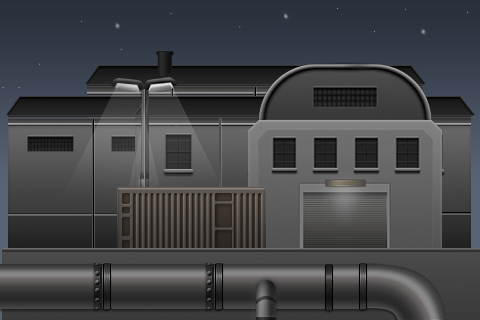

This is a level from a 2D game, rendered from its Tiled map with the project's own tilesets. A one-line summary and the map file follow, with tile-layer data summarised:
An orthogonal 30x20 tile map with 16x16 px tiles, 7 tile layers (sky, house, wood, lamp, ...), 6 tilesets and 2 objects.

<map version="1.0" orientation="orthogonal" width="30" height="20" tilewidth="16" tileheight="16">
 <tileset firstgid="1" name="sky" tilewidth="480" tileheight="320">
  <image source="sky.png" width="1440" height="320" />
 </tileset>
 <tileset firstgid="4" name="floor" tilewidth="144" tileheight="192" spacing="2">
  <image source="floor.png" width="878" height="192" />
 </tileset>
 <tileset firstgid="10" name="house" tilewidth="352" tileheight="176" spacing="2">
  <image source="house.png" width="1060" height="176" />
 </tileset>
 <tileset firstgid="13" name="cloud" tilewidth="192" tileheight="72" spacing="1">
  <image source="cloud.png" width="1159" height="72" />
 </tileset>
 <tileset firstgid="19" name="pipe" tilewidth="112" tileheight="64" spacing="2">
  <image source="pipe.png" width="910" height="64" />
 </tileset>
 <tileset firstgid="27" name="wooden_ladder" tilewidth="256" tileheight="256" spacing="1">
  <image source="wooden_ladder.png" width="1029" height="256" />
 </tileset>
 <layer name="sky" width="30" height="20">
  <data>[600 cells, 2 non-empty, 1 distinct tile ids]</data>
 </layer>
 <layer name="house" width="30" height="20">
  <data>[600 cells, 3 non-empty, 3 distinct tile ids]</data>
 </layer>
 <layer name="wood" width="30" height="20">
  <data>[600 cells, 1 non-empty, 1 distinct tile ids]</data>
 </layer>
 <layer name="lamp" width="30" height="20">
  <data>[600 cells, 1 non-empty, 1 distinct tile ids]</data>
 </layer>
 <layer name="camp" width="30" height="20">
  <data>[600 cells, 1 non-empty, 1 distinct tile ids]</data>
 </layer>
 <layer name="floor" width="30" height="20">
  <data>[600 cells, 4 non-empty, 1 distinct tile ids]</data>
 </layer>
 <layer name="pipe" width="30" height="20">
  <data>[600 cells, 4 non-empty, 3 distinct tile ids]</data>
 </layer>
 <objectgroup name="object" width="30" height="20">
  <properties>
   <property name="name" value="check" />
   <property name="ppp" value="1" />
  </properties>
  <object x="3" y="252" width="476" height="67" />
  <object x="120" y="191" width="144" height="57" />
 </objectgroup>
</map>
